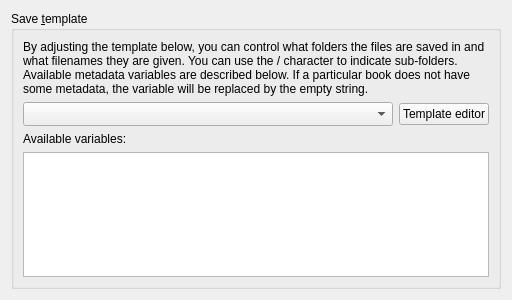
<?xml version="1.0" encoding="UTF-8"?>
<ui version="4.0">
 <class>Form</class>
 <widget class="QWidget" name="Form">
  <property name="geometry">
   <rect>
    <x>0</x>
    <y>0</y>
    <width>477</width>
    <height>300</height>
   </rect>
  </property>
  <property name="windowTitle">
   <string>Form</string>
  </property>
  <layout class="QVBoxLayout" name="verticalLayout">
   <item>
    <widget class="QGroupBox" name="groupBox">
     <property name="title">
      <string>Save &amp;template</string>
     </property>
     <layout class="QGridLayout" name="gridLayout_2">
      <item row="0" column="0" colspan="2">
       <widget class="QLabel" name="help_label">
        <property name="text">
         <string>By adjusting the template below, you can control what folders the files are saved in and what filenames they are given. You can use the / character to indicate sub-folders. Available metadata variables are described below. If a particular book does not have some metadata, the variable will be replaced by the empty string.</string>
        </property>
        <property name="wordWrap">
         <bool>true</bool>
        </property>
       </widget>
      </item>
      <item row="2" column="0" colspan="2">
       <widget class="QLabel" name="label_5">
        <property name="text">
         <string>Available variables:</string>
        </property>
       </widget>
      </item>
      <item row="3" column="0" colspan="2">
       <widget class="QTextBrowser" name="template_variables"/>
      </item>
      <item row="1" column="0">
       <widget class="HistoryBox" name="opt_template">
        <property name="sizePolicy">
         <sizepolicy hsizetype="Preferred" vsizetype="Maximum">
          <horstretch>10</horstretch>
          <verstretch>0</verstretch>
         </sizepolicy>
        </property>
        <property name="sizeAdjustPolicy">
         <enum>QComboBox::AdjustToMinimumContentsLengthWithIcon</enum>
        </property>
        <property name="minimumContentsLength">
         <number>40</number>
        </property>
       </widget>
      </item>
      <item row="1" column="1">
       <widget class="QPushButton" name="open_editor">
        <property name="text">
         <string>Template editor</string>
        </property>
       </widget>
      </item>
     </layout>
    </widget>
   </item>
  </layout>
 </widget>
 <customwidgets>
  <customwidget>
   <class>HistoryBox</class>
   <extends>QComboBox</extends>
   <header>calibre/gui2/preferences/history.h</header>
  </customwidget>
 </customwidgets>
 <resources/>
 <connections/>
</ui>
